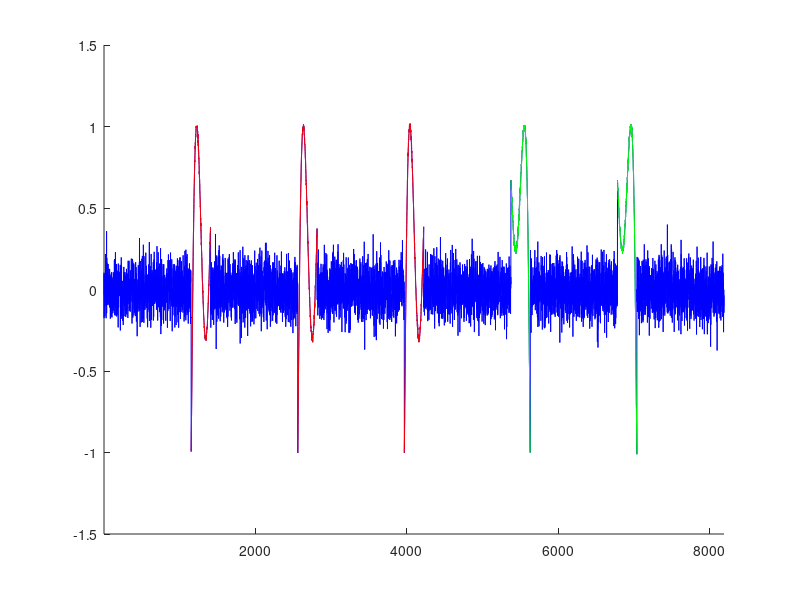

The MATLAB script that drew this image:
clear;
clc;

%%
subLen = 2^8;
dataLen = 2^13;

%%
dataLen = dataLen-subLen*5;
randonLen = round(dataLen/6);

%%
pattern1 = sin(0:(2*pi)/subLen:2*pi)+2*tanh(0:(2*pi)/subLen:2*pi);
pattern1 = pattern1(1:subLen);
pattern1 = pattern1 - min(pattern1);
pattern1 = pattern1 / max(pattern1);
pattern1 = pattern1 * 2 - 1;

pattern2 = sin(2*pi:-(2*pi)/subLen:0)+4*tanh(2*pi:-(2*pi)/subLen:0);
pattern2 = pattern2(1:subLen);
pattern2 = pattern2 - min(pattern2);
pattern2 = pattern2 / max(pattern2);
pattern2 = pattern2 * 2 - 1;

%%
data = cell(1, 11);
data{2} = pattern1+randn(size(pattern1))*0.01;
data{4} = pattern1+randn(size(pattern1))*0.01;
data{6} = pattern1+randn(size(pattern1))*0.01;

data{8} = pattern2+randn(size(pattern2))*0.01;
data{10} = pattern2+randn(size(pattern2))*0.01;

%%
% data{1} = cumsum(randn(1, randonLen)*0.1);
% data{3} = cumsum(randn(1, randonLen)*0.1);
% data{5} = cumsum(randn(1, randonLen)*0.1);
% data{7} = cumsum(randn(1, randonLen)*0.1);
% data{9} = cumsum(randn(1, randonLen)*0.1);
% data{11} = cumsum(randn(1, dataLen-5*randonLen)*0.1);
data{1} = randn(1, randonLen)*0.1;
data{3} = randn(1, randonLen)*0.1;
data{5} = randn(1, randonLen)*0.1;
data{7} = randn(1, randonLen)*0.1;
data{9} = randn(1, randonLen)*0.1;
data{11} = randn(1, dataLen-5*randonLen)*0.1;
patPos = [randonLen + 1, 2*randonLen + subLen + 1, 3*randonLen + 2*subLen + 1, 4*randonLen + 3*subLen + 1, 5*randonLen + 4*subLen + 1];

%%
data = cell2mat(data);

%%
figure;
hold on;
plot(1:length(data), data, 'b');
for i = 1:length(patPos)
    if i <= 3
        plot(patPos(i):patPos(i)+subLen-1, ...
            data(patPos(i):patPos(i)+subLen-1), 'r');
    else
        plot(patPos(i):patPos(i)+subLen-1, ...
            data(patPos(i):patPos(i)+subLen-1), 'g');
    end
end
hold off;
xlim(gca, [1, 8192]);

%%
save('testData', 'data', 'subLen', 'patPos')